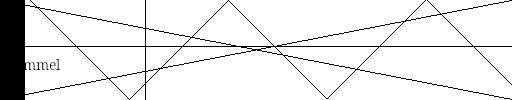
#> input picture testprint.png, 512 x 100 px, given in place of cat.png, which was not available
$ python print.py testprint.png
#> lines starting #> are read from the running program, lines starting #| are printed output that depends on the picture; after the words box and inside, x2 and y2 are one past the last pixel; in counts of white or black regions, pixels touching at a corner belong together; pictures that were not available may be replaced by others from this repository, and a replacement may not be noted
#!/usr/bin/python3

import PIL.Image # todo: somewhere else
import socket
import os.path

HOST = "192.168.0.250"
PORT = 9100  # The port used by the server

MM_PER_INCH = 25.4
INCH_PER_MM = 1 / MM_PER_INCH

# [7 lines left out: function bigEndian, not called in this run]

group = chr(0x1D)
escape = chr(0x1B)

# seems not to work
_emph = escape + 'E'
EMPH_OFF = _emph + chr(0)
EMPH_ON = _emph + chr(1)

class Font:
    BASE = escape + 'M'

    FONT_A = BASE + chr(0)
    FONT_B = BASE + chr(1)

SMALLFONT = Font.FONT_B
BIGFONT = Font.FONT_A

class Cut:
    BASE = group + 'V'

    def __init__(self, feed = 1, less = False):
        self.feed = feed
        self.less = 1 if less else 0

    def PLAIN_CUT(self):
        return self.BASE + chr(0 + self.less)

    def FEED_CUT(self):
        return self.BASE + chr(65 + self.less) + chr(self.feed)

    # not supported by T88IV :'(
    def FEED_CUT_REVERSE(self):
        return self.BASE + chr(103 + self.less) + chr(self.feed)

defaultCut = Cut(feed=5, less=False)

class Underline:
    BASE = escape + '-'

    NONE = BASE + chr(0)
    ONE = BASE + chr(1)
    TWO = BASE + chr(2)

class DoubleStrike:
    _BASE = escape + 'G'
    ON = _BASE + chr(1)
    OFF = _BASE + chr(0)

class Emph:
    _BASE = escape + 'E'
    ON = _BASE + chr(1)
    OFF = _BASE + chr(0)

class Just:
    _BASE = escape + 'a'
    LEFT = _BASE + chr(0)
    CENTER = _BASE + chr(1)
    RIGHT = _BASE + chr(2)

Tab = chr(9)
FeedForward = chr(12)

def Unidirectional(on = True):
    return escape + "U" + chr(1 if on else 0)

class Printer():
    class PaperWidth:
        def __init__(self, w):
#> call 2 of __init__, with w = 80
            self.width = w

    SMALLPAPER = PaperWidth(58)
    WIDEPAPER = PaperWidth(80)

    configuredPaper = WIDEPAPER

    # TM-T88IV
    DEFAULT_MOTION_UNIT = (180, 360)

    # [8 lines left out: function getMaxCharacterWidth, not called in this run]

    class CodeTable:
        BASE = escape + 't'
        SET_NORDIC = BASE + chr(5)
        nordic = 'cp865'

    # [18 lines left out: functions __init__, setHorizontalTabPos, setCodePage, not called in this run]

    def resetFormatting(self):
        self.print(escape + '@')

    # [11 lines left out: functions getCurrentMotionUnitPerMM, setMotionUnit, not called in this run]

    class List:
        # [4 lines left out: function __init__, not called in this run]

        def addItem(self, nameleft, thingright):
            self.items.append([nameleft, thingright])

        # [9 lines left out: function print, not called in this run]

    def newList(self, *args, **kwargs):
        return Printer.List(self, *args, **kwargs)

    class PageMode:
        def __init__(self, printer):
            self.printer = printer

        def setPageMode(self):
            self.printer.print(escape + 'L')

        def finalizePrint(self):
            self.printer.print(FeedForward)

        class Direction:
            upperLeft = 0 # Left to right
            lowerLeft = 1 # bottom to top
            lowerRight = 2 # right to left
            upperRight = 3 # top to bottom

        def setDirection(self, direction : Direction):
            self.printer.print(escape + 'T' + chr(direction))

        # [21 lines left out: functions advanceWriteBuffer, setupPage, not called in this run]

    class Image:
        class Resolution:
            def __init__(self, hor_dpi, max_hor_dots, vert_dpi, bits_per_line, code):
#> called with hor_dpi = 45, max_hor_dots = 128, vert_dpi = 60, bits_per_line = 8, code = 0
#> call 2 of __init__, with hor_dpi = 90, max_hor_dots = 256, vert_dpi = 60, bits_per_line = 8, code = 1
                self.hor_dpi = hor_dpi
                self.max_hor_dots = int(round(max_hor_dots))
                self.vert_dpi = vert_dpi
                self.bits_per_line = int(bits_per_line)
                self.code = code

            def __str__(self):
                return f"Resolution: h_dpi {self.hor_dpi} (max {self.max_hor_dots}), v_dpi {self.vert_dpi}, bpl {self.bits_per_line}"

        # Hardcoded to 80mm paper currently
        # also, https://download4.epson.biz/sec_pubs/pos/reference_en/escpos/esc_asterisk.html
        # seems to be incorrect (half DPI than said!?)
        # Currently only DD_8 code "1" works, but with SD resolution.?!
        # class Official:
        #     SD_8 = Resolution(hor_dpi=90, max_hor_dots=256, vert_dpi=60, bits_per_line=8, code=0)
        #     DD_8 = Resolution(hor_dpi=180, max_hor_dots=512, vert_dpi=60, bits_per_line=8, code=1)
        #     SD_24 = Resolution(hor_dpi=90, max_hor_dots=256, vert_dpi=180, bits_per_line=24, code=32)
        #     DD_24 = Resolution(hor_dpi=180, max_hor_dots=512, vert_dpi=180, bits_per_line=24, code=33)
        SD_8 = Resolution(hor_dpi=90/2, max_hor_dots=256/2, vert_dpi=60, bits_per_line=8, code=0)
        DD_8 = Resolution(hor_dpi=180/2, max_hor_dots=512/2, vert_dpi=60, bits_per_line=8, code=1)
        SD_24 = Resolution(hor_dpi=90, max_hor_dots=256, vert_dpi=180, bits_per_line=24, code=32)
        DD_24 = Resolution(hor_dpi=180, max_hor_dots=512/2, vert_dpi=180, bits_per_line=24, code=33)


        def __init__(self, imagepath, resolution : Resolution = DD_8, desired_width_ratio = 1):
#> called with imagepath = 'cat.png', desired_width_ratio = 1
            desired_width = int(resolution.max_hor_dots * desired_width_ratio)
            height_stretch_ratio = resolution.hor_dpi / resolution.vert_dpi # higher number for higher stretching
            print (f"Image: Opening {imagepath}")
            img = PIL.Image.open(imagepath) # open colour image
#> img is the input picture: PIL image 512x100 RGBA; mean R, G, B, A 232.1, 232.1, 232.1, 255
            wpercent = (desired_width / float(img.size[0]))
#> wpercent = 0.5
            hsize = int(img.size[1] * wpercent / height_stretch_ratio)
#> hsize = 33
            scaled_size = (desired_width, hsize)
#> scaled_size = (256, 33)
            print (f"Image: {resolution}")
            print (f"Image: Scaling from {img.size} to {scaled_size}")
#| Image: Scaling from (512, 100) to (256, 33)
            img = img.resize(scaled_size, PIL.Image.Resampling.LANCZOS)
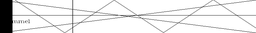
#> img: PIL image 256x33 RGBA; mean R, G, B, A 230.4, 230.4, 230.4, 255
            img = img.convert('1') # convert image to black and white
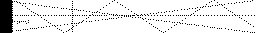
#> img: PIL image 256x33 1; 90.5% white; 348 black regions (347 under 20 px), largest, box (x1, y1, x2, y2) and area: (0, 0, 13, 33) 415
            self.name = os.path.basename(imagepath)
            img.save(f'intended_image_{self.name}.png')

            self.resolution = resolution
            self.img = img

    # [56 lines left out: functions printImage, feed, print, send, not called in this run]

    def println(self, *argv):
        self.print(*argv, "\n")


class Barcode:
    JAN8 = 2
    CODE39 = 4  # d = 48 – 57, 65 – 90, 32, 36, 37, 42, 43, 45, 46, 47

    # [5 lines left out: function Setup, not called in this run]

    def send(data):
        return group + 'k' + chr(Barcode.CODE39) + data + chr(0)

# ========================================
# actual user-code:
# ========================================

from datetime import datetime
from random import random

# datetime object containing current date and time
now = datetime.now().strftime("%Y-%m-%d %H:%M:%S")

an_img = Printer.Image("cat.png")
other_img = Printer.Image("cat_2.png")
#> call 2 of __init__, with imagepath = 'cat_2.png', desired_width_ratio = 1
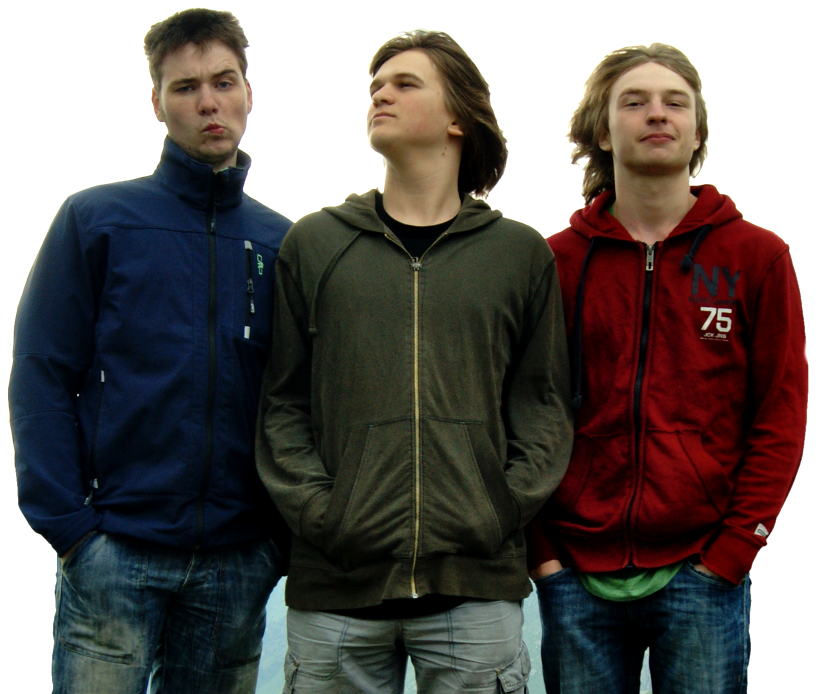
#> input picture drei.png, 1636 x 1388 px, given in place of cat_2.png, which was not available (shown at 1/2 size)
#> in __init__, img is the input picture: PIL image 1636x1388 RGBA; mean R, G, B, A 102.1, 96.2, 94, 255
#| Image: Scaling from (1636, 1388) to (256, 144)
#> in __init__ (call 2), `img = img.resize(scaled_size, PIL.Image.Resampling.LANCZOS)`:
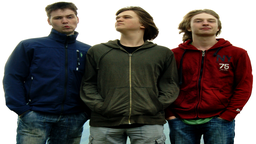
#> img: PIL image 256x144 RGBA; mean R, G, B, A 102, 96.1, 93.9, 255
#> in __init__ (call 2), `img = img.convert('1')`:
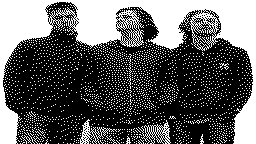
#> img: PIL image 256x144 1; 38% white; 2134 white regions (2126 under 20 px), largest, box (x1, y1, x2, y2) and area: (0, 0, 256, 144) 10960, (138, 120, 171, 144) 264, (79, 119, 117, 144) 247

lorem = "Lorem ipsum dolor sit amet, consetetur sadipscing elitr, sed diam nonumy eirmod tempor invidunt ut labore et dolore magna aliquyam erat, sed diam voluptua. At vero eos et accusam et justo duo dolores et ea rebum. Stet clita kasd gubergren, no sea takimata sanctus est Lorem ipsum dolor sit amet. Lorem ipsum dolor sit amet, consetetur sadipscing elitr, sed diam nonumy eirmod tempor invidunt ut labore et dolore magna aliquyam erat, sed diam voluptua. At vero eos et accusam et justo duo dolores et ea rebum. Stet clita kasd gubergren, no sea takimata sanctus est Lorem ipsum dolor sit amet."

#> (the run stopped early here; a loop or call above may not have finished)
